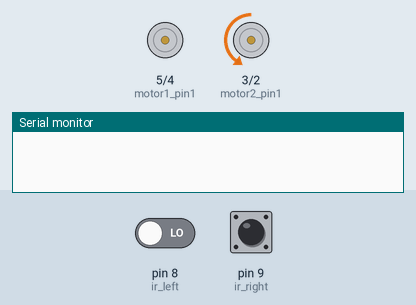
Simulated run of this sketch. Board: Arduino Uno, built with avr-gcc and run on an emulated ATmega328P. On the bench: motor-driver pin pairs drawn as motors (green arrow = first pin HIGH = forward, orange = second pin HIGH = backward, longer = more drive, scaled by the enable pin), the last lines printed to the serial monitor. The test bench sets the inputs (shaded band); at power-on: pin 9 (ir_right) HIGH, pin 8 (ir_left) LOW.

Above: at 1.2 s.
1.3 s: pin 9 (ir_right) driven LOW
At 2.0 s:
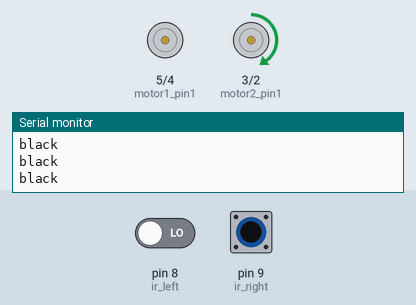
2.8 s: pin 9 (ir_right) driven HIGH
At 3.3 s:
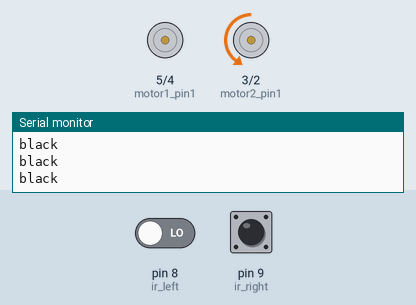
4.3 s: pin 8 (ir_left) driven HIGH
At 5.5 s:
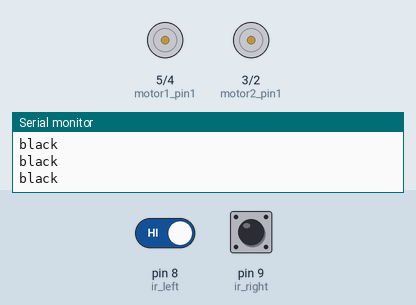
5.8 s: pin 8 (ir_left) driven LOW
At 6.6 s:
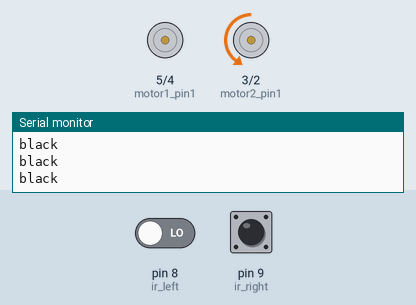
7.3 s: pin 8 (ir_left) driven HIGH and pin 9 (ir_right) driven LOW
At 7.7 s:
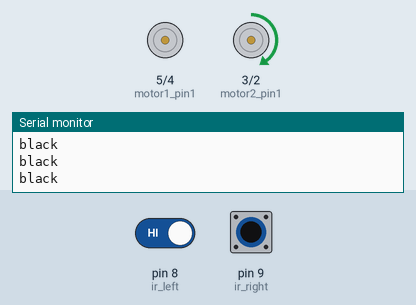
10.3 s: pin 9 (ir_right) pulsed HIGH 2 times (0.12 s each, 0.3 s apart)
At 10.51 s:
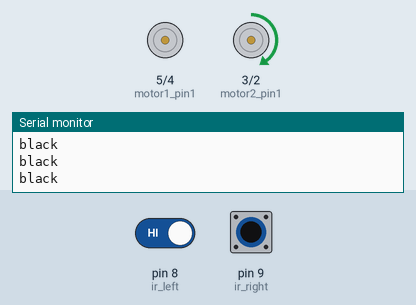
Timing chart, 0 to 13.3 s (numbered marks = the images above; inputs shaded):
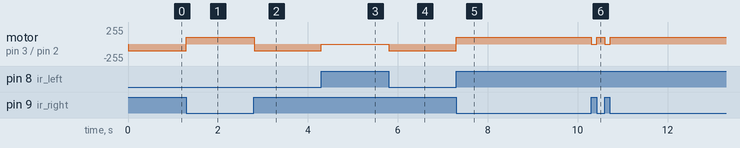

The sketch:

round2.ino
```cpp
#define motor1_pin1  5
#define motor1_pin2  4
#define motor2_pin1  3
#define motor2_pin2  2
#define ENA  7
#define ENB  6

#define car_speed 100

#define ir_right  9

#define ir_left   8

void setup() {
  Serial.begin(9600);

  // motors pins

  pinMode(motor1_pin1, OUTPUT);
  pinMode(motor1_pin2, OUTPUT);
  pinMode(motor2_pin1, OUTPUT);
  pinMode(motor2_pin2, OUTPUT);
  pinMode(ENA, OUTPUT);
  pinMode(ENB, OUTPUT);


  // IR pins

  pinMode(ir_right, INPUT);
  pinMode(ir_left, INPUT);

}

void loop() {
  int read_right = digitalRead(ir_right);
  int read_left = digitalRead(ir_left);

  if (read_right == 0 && read_right == 0) {
    Serial.println("black");
    stright();
  }
  else if (read_right == 1 && read_left == 0) {
    car_left();
  }
  else if (read_right == 0 && read_left == 1) {
    car_right();
  }
  else if (read_right == 1 && read_left == 1) {
    car_stop();
  }
}


void stright() {
  analogWrite(ENA , car_speed);
  analogWrite(ENB , car_speed);
  digitalWrite (motor1_pin1 , HIGH);
  digitalWrite (motor1_pin2 , LOW);
  digitalWrite (motor2_pin1 , HIGH);
  digitalWrite (motor2_pin2 , LOW);
}

void backforwd() {
  analogWrite(ENA , car_speed);
  analogWrite(ENB , car_speed);
  digitalWrite (motor1_pin1 , LOW);
  digitalWrite (motor1_pin2 , HIGH);
  digitalWrite (motor2_pin1 , LOW);
  digitalWrite (motor2_pin2 , HIGH);
}

void car_stop() {
  digitalWrite (motor1_pin1 , LOW);
  digitalWrite (motor1_pin2 , LOW);
  digitalWrite (motor2_pin1 , LOW);
  digitalWrite (motor2_pin2 , LOW);
}
void car_left() {
  analogWrite(ENA , car_speed);
  analogWrite(ENB , car_speed);
  digitalWrite (motor1_pin1 , HIGH);
  digitalWrite (motor1_pin2 , LOW);
  digitalWrite (motor2_pin1 , LOW);
  digitalWrite (motor2_pin2 , HIGH);
}
void car_right() {
  analogWrite(ENA , car_speed);
  analogWrite(ENB , car_speed);
  digitalWrite (motor1_pin1 , LOW);
  digitalWrite (motor1_pin2 , HIGH);
  digitalWrite (motor2_pin1 , HIGH);
  digitalWrite (motor2_pin2 , LOW);
}
```

Measured:
- after the input at 1.3 s, motor on pin 3 (motor2_pin1) / pin 2 (motor2_pin2): backward 100/255 → forward 100/255 at once
- after the input at 2.8 s, motor on pin 3 (motor2_pin1) / pin 2 (motor2_pin2): forward 100/255 → backward 100/255 at once
- after the input at 4.3 s, motor on pin 3 (motor2_pin1) / pin 2 (motor2_pin2): backward 100/255 → stopped at once
- after the input at 5.8 s, motor on pin 3 (motor2_pin1) / pin 2 (motor2_pin2): stopped → backward 100/255 at once
- after the input at 7.3 s, motor on pin 3 (motor2_pin1) / pin 2 (motor2_pin2): backward 100/255 → forward 100/255 at once
- after the input at 10.3 s, motor on pin 3 (motor2_pin1) / pin 2 (motor2_pin2): alternates forward 100/255 for 0.18 s and stopped for 0.12 s, 4 changes in all, then stays forward 100/255, starting at once
